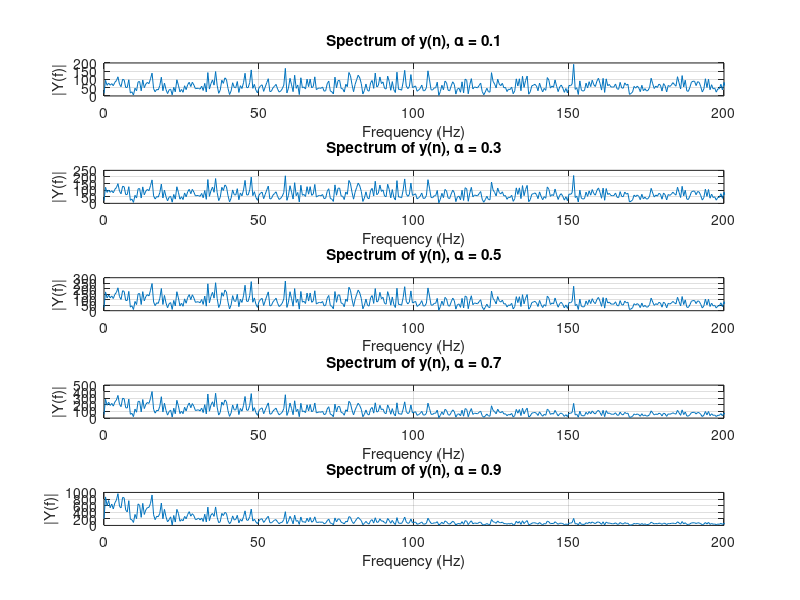
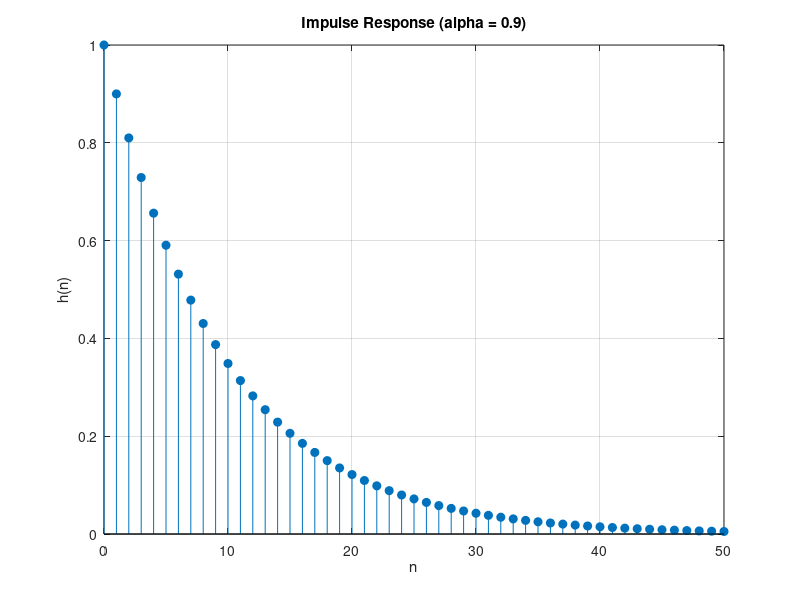
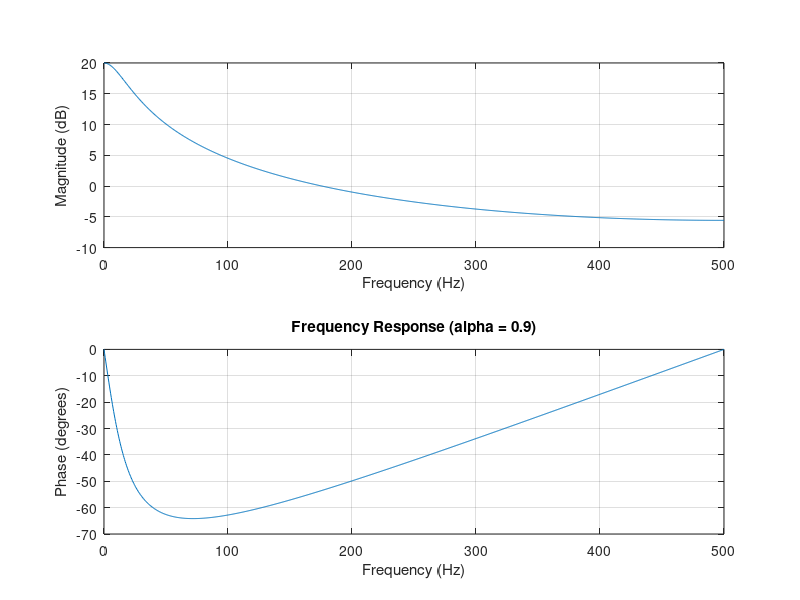

MATLAB code to generate these figures, in order:
%% Parameters
N = 2000;                      % Sequence length
alphas = 0.1:0.2:0.9;         % Alpha values
fs = 1000;                    % Sampling freq (for plotting)

%% Generate Gaussian noise w(n)
w = sqrt(2)*randn(1,N);       % mean=0, variance=2

%% PART (a): Generate y_i(n) and plot spectrum

figure;

for i = 1:length(alphas)
    
    alpha = alphas(i);
    y = zeros(1,N);
    
    % Generate AR(1) sequence
    for n = 2:N
        y(n) = alpha*y(n-1) + w(n);
    end
    
    % FFT
    Y = fft(y);
    f = (0:N-1)*(fs/N);
    
    % Plot
    subplot(length(alphas),1,i);
    plot(f, abs(Y));
    xlim([0 200]);
    title(['Spectrum of y(n), \alpha = ', num2str(alpha)]);
    xlabel('Frequency (Hz)');
    ylabel('|Y(f)|');
    grid on;
end

%% PART (b): Impulse & Frequency Response for alpha = 0.9

alpha = 0.9;

% System coefficients
num = [1];
den = [1 -alpha];

%% Impulse response
imp = [1 zeros(1,50)];
h = filter(num, den, imp);

figure;
stem(0:50, h, 'filled');
title('Impulse Response (alpha = 0.9)');
xlabel('n');
ylabel('h(n)');
grid on;

%% Frequency response
figure;
freqz(num, den, 1024, fs);
title('Frequency Response (alpha = 0.9)');
